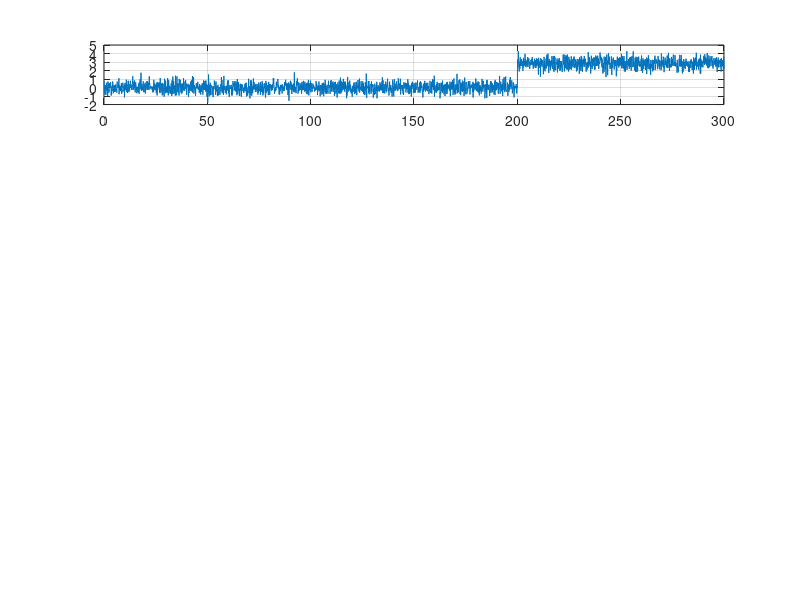

This figure's MATLAB source: (Note: this script raises an error after producing the figure.)
%% Longitudinal model simulation

close all;
clear;

%% Create time vectors
dt = 0.1;
time = dt:dt:300;
fault1 = zeros(size(time));
fault2 = fault1;
fault1(1501:end) = 1;
fault2(2501:end) = 1;

hbar = zeros(size(time));
hbar(1:2000) = 200;
hbar(2001:end) = 200+200*(time(2001:end)-time(2001))/(time(3000)-time(2001));
h_r = hbar;

% hbar = hbar + 20*fault1; % insert fault at c6
hbar = hbar + 0.1*randn(size(time)); % Insert noise

Va_r = zeros(size(time));
Va_r(1:1000) = 30;
Va_r(1001:end) = 40;

Vam = Va_r./(1+h_r/1000);
Vam = Vam.*(1-0.8*fault1); % Insert fault at c7
Vam = Vam + 1*randn(size(time)); % Insert noise

theta_r = zeros(size(time));
theta_r(2001:end) = asind(2/Va_r(end));

Vggps = Va_r.*cosd(theta_r);
Vggps = Vggps + 1*randn(size(time)); % Insert noise

hgps = h_r;
% hgps = hgps + 100*fault1; % Insert fault at c4
hgps = hgps + 5*randn(size(time)); % Insert noise

thetam = theta_r;
% thetam = thetam.*(1-fault2); % Insert fault at c8
thetam = thetam + 0.5*randn(size(time)); % Insert noise

h = zeros(size(time));
Vg = h;
hdot = h;
Va = h;
theta = h;
Rc6 = h;
Rc2 = h;
Rc7 = h;

%% Perform calculations
for i=1:length(time)
    h(i) = hgps(i);
    Vg(i) = Vggps(i);
    theta(i) = thetam(i);
    Rc6(i) = h(i)-hbar(i);
    if (i>1)
        hdot(i) = (h(i)-h(i-1))/dt;
    end
    Va(i) = Vg(i)/cosd(theta(i));
    Rc7(i) = Va(i) - Vam(i)*(1+h(i)/1000);
    Rc2(i) = Va(i)*sind(theta(i)) - hdot(i);
end

%% Plot results

% Measurements
figure();
subplot(5,1,1);
plot(time,thetam);
grid on
title \theta_m
ylabel degrees

subplot(5,1,2);
plot(time,Vam);
grid on
title Vam
ylabel m/s

subplot(5,1,3);
plot(time,hbar);
grid on
title hbar
ylabel m

subplot(5,1,4);
plot(time,Vggps);
grid on
title Vggps
ylabel m/s

subplot(5,1,5);
plot(time,hgps);
grid on
title hgps
ylabel m

% Calculated variables

figure();

subplot(5,1,1);
plot(time,h);
grid on
title h
ylabel m

subplot(5,1,2);
plot(time,Vg);
grid on
title Vg
ylabel m/s

subplot(5,1,3);
plot(time,theta);
grid on
title \theta
ylabel degrees

subplot(5,1,4);
plot(time,hdot);
grid on
title hdot
ylabel m/s

subplot(5,1,5);
plot(time,Va);
grid on
title Va
ylabel m/s

% Residuals
figure();
subplot(3,1,1);
plot(time,Rc2);
hold on;
grid on;
title RC2
ylabel m/s

subplot(3,1,2);
plot(time,Rc6);
hold on;
grid on;
title RC6
ylabel m

subplot(3,1,3);
plot(time,Rc7);
hold on;
grid on;
title RC7
ylabel m/s